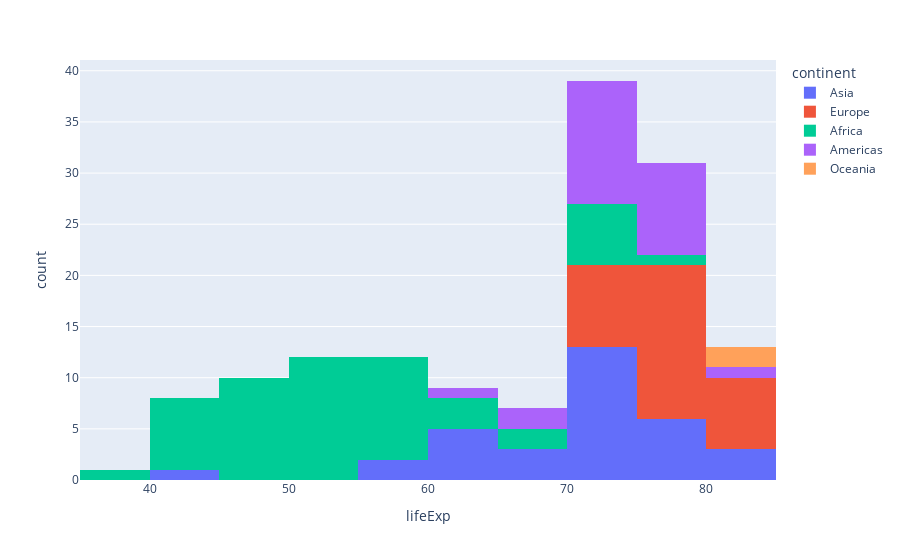

Write notebook code for a chart like this one.
### Code cell
px.histogram(df, x='lifeExp', color="continent", hover_name="country")

### Figure 1 — Plotly figure (JSON) as saved in the notebook; plotly's stock layout.template omitted (floating-point values rounded to 4 significant figures)
{"data": [{"alignmentgroup": "True", "bingroup": "x", "hovertemplate": "continent=Asia<br>lifeExp=%{x}<br>count=%{y}<extra></extra>", "legendgroup": "Asia", "marker": {"color": "#636efa", "pattern": {"shape": ""}}, "name": "Asia", "offsetgroup": "Asia", "orientation": "v", "showlegend": true, "type": "histogram", "x": [43.83, 75.64, 64.06, 59.72, 72.96, 82.21, 64.7, 70.65, 70.96, 59.55, 80.75, 82.6, 72.53, 67.3, 78.62, 77.59, 71.99, 74.24, 66.8, 62.07, 63.78, 75.64, 65.48, 71.69, 72.78, 79.97, 72.4, 74.14, 78.4, 70.62, 74.25, 73.42, 62.7], "xaxis": "x", "yaxis": "y"}, {"alignmentgroup": "True", "bingroup": "x", "hovertemplate": "continent=Europe<br>lifeExp=%{x}<br>count=%{y}<extra></extra>", "legendgroup": "Europe", "marker": {"color": "#EF553B", "pattern": {"shape": ""}}, "name": "Europe", "offsetgroup": "Europe", "orientation": "v", "showlegend": true, "type": "histogram", "x": [76.42, 79.83, 79.44, 74.85, 73.0, 75.75, 76.49, 78.33, 79.31, 80.66, 79.41, 79.48, 73.34, 81.76, 78.89, 80.55, 74.54, 79.76, 80.2, 75.56, 78.1, 72.48, 74.0, 74.66, 77.93, 80.94, 80.88, 81.7, 71.78, 79.42], "xaxis": "x", "yaxis": "y"}, {"alignmentgroup": "True", "bingroup": "x", "hovertemplate": "continent=Africa<br>lifeExp=%{x}<br>count=%{y}<extra></extra>", "legendgroup": "Africa", "marker": {"color": "#00cc96", "pattern": {"shape": ""}}, "name": "Africa", "offsetgroup": "Africa", "orientation": "v", "showlegend": true, "type": "histogram", "x": [72.3, 42.73, 56.73, 50.73, 52.3, 49.58, 50.43, 44.74, 50.65, 65.15, 46.46, 55.32, 48.33, 54.79, 71.34, 51.58, 58.04, 52.95, 56.73, 59.45, 60.02, 56.01, 46.39, 54.11, 42.59, 45.68, 73.95, 59.44, 48.3, 54.47, 64.16, 72.8, 71.16, 42.08, 52.91, 56.87, 46.86, 76.44, 46.24, 65.53, 63.06, 42.57, 48.16, 49.34, 58.56, 39.61, 52.52, 58.42, 73.92, 51.54, 42.38, 43.49], "xaxis": "x", "yaxis": "y"}, {"alignmentgroup": "True", "bingroup": "x", "hovertemplate": "continent=Americas<br>lifeExp=%{x}<br>count=%{y}<extra></extra>", "legendgroup": "Americas", "marker": {"color": "#ab63fa", "pattern": {"shape": ""}}, "name": "Americas", "offsetgroup": "Americas", "orientation": "v", "showlegend": true, "type": "histogram", "x": [75.32, 65.55, 72.39, 80.65, 78.55, 72.89, 78.78, 78.27, 72.23, 74.99, 71.88, 70.26, 60.92, 70.2, 72.57, 76.19, 72.9, 75.54, 71.75, 71.42, 78.75, 69.82, 78.24, 76.38, 73.75], "xaxis": "x", "yaxis": "y"}, {"alignmentgroup": "True", "bingroup": "x", "hovertemplate": "continent=Oceania<br>lifeExp=%{x}<br>count=%{y}<extra></extra>", "legendgroup": "Oceania", "marker": {"color": "#FFA15A", "pattern": {"shape": ""}}, "name": "Oceania", "offsetgroup": "Oceania", "orientation": "v", "showlegend": true, "type": "histogram", "x": [81.23, 80.2], "xaxis": "x", "yaxis": "y"}], "layout": {"barmode": "relative", "legend": {"title": {"text": "continent"}, "tracegroupgap": 0}, "margin": {"t": 60}, "xaxis": {"anchor": "y", "domain": [0, 1], "title": {"text": "lifeExp"}}, "yaxis": {"anchor": "x", "domain": [0, 1], "title": {"text": "count"}}}}
